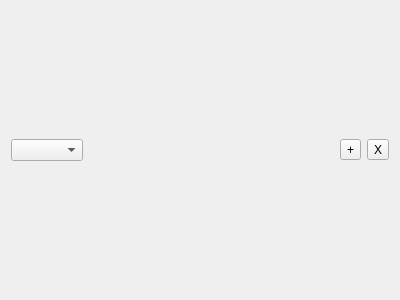
<?xml version="1.0" encoding="UTF-8"?>
<ui version="4.0">
 <class>MainWindow</class>
 <widget class="QMainWindow" name="MainWindow">
  <property name="geometry">
   <rect>
    <x>0</x>
    <y>0</y>
    <width>400</width>
    <height>300</height>
   </rect>
  </property>
  <property name="windowTitle">
   <string>MainWindow</string>
  </property>
  <widget class="QWidget" name="centralWidget">
   <layout class="QVBoxLayout" name="verticalLayout">
    <item>
     <widget class="QWidget" name="widget" native="true">
      <layout class="QHBoxLayout" name="horizontalLayout">
       <property name="margin">
        <number>0</number>
       </property>
       <item>
        <widget class="QComboBox" name="Presets"/>
       </item>
       <item>
        <spacer name="horizontalSpacer">
         <property name="orientation">
          <enum>Qt::Horizontal</enum>
         </property>
         <property name="sizeHint" stdset="0">
          <size>
           <width>40</width>
           <height>20</height>
          </size>
         </property>
        </spacer>
       </item>
       <item>
        <widget class="QToolButton" name="AddTabButton">
         <property name="text">
          <string>+</string>
         </property>
        </widget>
       </item>
       <item>
        <widget class="QToolButton" name="CloseButton">
         <property name="text">
          <string>X</string>
         </property>
        </widget>
       </item>
      </layout>
     </widget>
    </item>
   </layout>
  </widget>
 </widget>
 <layoutdefault spacing="6" margin="11"/>
 <resources/>
 <connections/>
</ui>
